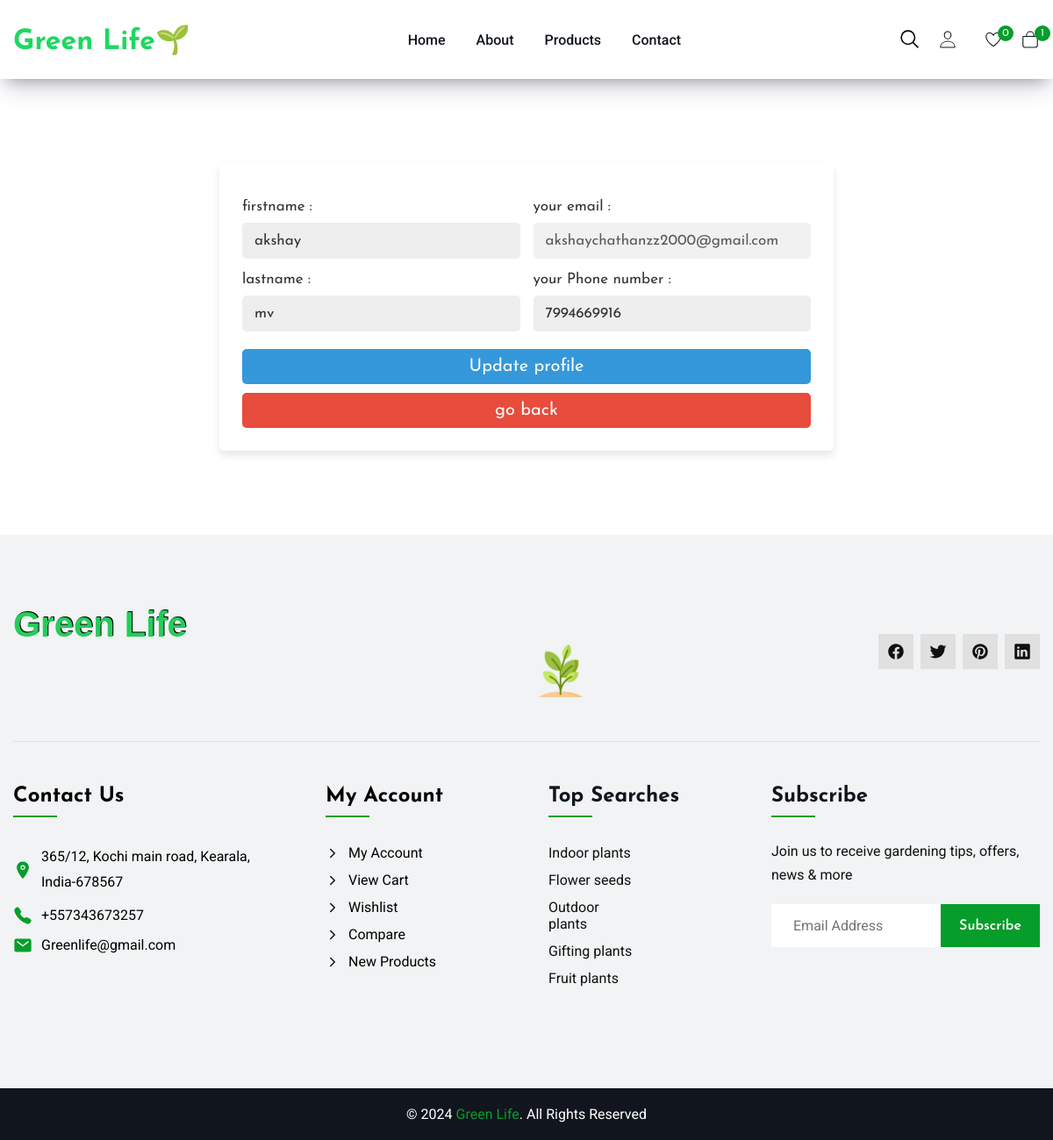
The page /updateprofile (signed in) on the database its author committed.
### order/models.py (models this page shows, shortened)
class Order(models.Model):
    CART_STAGE=0
    ORDER_CONFIRMED=1
    ORDER_SHIPPED=2
    ORDER_DELIVERED=3
    ORDER_REJECTED=4
    STATUS_CHOICE=((ORDER_CONFIRMED,'ORDER_CONFIRMED'),
                   (ORDER_SHIPPED,'ORDER_SHIPPED'),
                   (ORDER_DELIVERED,'ORDER_DELIVERED'),
                   (ORDER_REJECTED,'ORDER_REJECTED'),
                   )
    order_status=models.IntegerField(choices=STATUS_CHOICE,default=CART_STAGE)
    address=models.ForeignKey(Address,on_delete=models.SET_NULL,null=True,blank=True)
    total_price=models.TextField(default=0)
    owner=models.ForeignKey(Customuser,on_delete=models.SET_NULL,null=True,related_name='orders')
    order_date = models.DateField(auto_now_add=True)
    updated_at = models.DateField(auto_now=True)

### home/models.py (models this page shows, shortened)
class Customuser(models.Model):
    first_name=models.CharField(max_length=100,null=True)
    last_name=models.CharField(max_length=100,null=True)
    email=models.EmailField(max_length=100,null=True)
    is_verified = models.BooleanField(default=False)
    is_blocked = models.BooleanField(default=False)
    profilepic=models.ImageField(upload_to='profilepic',null=True)
    joindate=models.DateField(auto_now_add=True, null=True)
    password = models.CharField(max_length=255,null=True)
    number = models.CharField(max_length=20, null=True, blank=True)
    otp=models.IntegerField(default=0)

### home/decorator.py (the view)
    def wrapper_func(request, *args, **kwargs):
        user_email = request.session.get('users',None)
        try:
            username = Customuser.objects.get(email = user_email)
            if username.is_blocked:
                del request.session["users"]
                messages.error(request, "You are blocked")
                return redirect("login")
            return view_func(request,username=username, *args, **kwargs)
        except Customuser.DoesNotExist:
            pass
        return view_func(request,username=None, *args, **kwargs)

### home/decorator.py (called while the page is built)
def session_handler(view_func):
    def wrapper_func(request, *args, **kwargs):
        user_email = request.session.get('users',None)
        try:
            username = Customuser.objects.get(email = user_email)
            if username.is_blocked:
                del request.session["users"]
                messages.error(request, "You are blocked")
                return redirect("login")
            return view_func(request,username=username, *args, **kwargs)
        except Customuser.DoesNotExist:
            pass
        return view_func(request,username=None, *args, **kwargs)
    return wrapper_func

### order/templatetags/gettotal.py (called while the page is built)
@register.filter(name='gettotal')
def gettotal(cart):
    total=0
    for item in cart.added_items.all():
        price=item.product.orginal_price()
        total=total+item.quantity*price
    return total

### product/models.py (called while the page is built)
    def orginal_price(self):
        orginal_price=self.price-(self.price*(self.offer/100))
        return round(orginal_price,2)

### userprofile/views.py (called while the page is built)
@session_handler
def updateprofile(request,username=None):
    if username:
        cart_obj,created=Order.objects.get_or_create(
                    owner=username,
                    order_status=Order.CART_STAGE
                )
        wish=Wishlist.objects.all()
        context={'username':username,'cart':cart_obj,'wish':wish}
    return render(request,"userprofile/updateprofile.html",context)

### templates/userprofile/updateprofile.html (shortened to what this page needs)
{% extends 'base.html' %}
{% load static %}
{% block navbar %}
{% include 'navbar.html' %}
{% endblock navbar %}
{% block maincontent %}
<link rel="stylesheet" href="{% static 'css/profile.css' %}">
<section class="section pro">
      <div class="conatiner">
<div class="update-profile">
    <form method="POST" action="/editprofile/{{ username.id }}/" id="myForm">
       <div class="flex">
          <div class="inputBox">
             <span>firstname :</span>
             <input type="text" name="update_fname" value="{{username.first_name}}" class="box">
             <span>lastname :</span>
             <input type="text" name="update_lname" value="{{username.last_name}}" class="box">
          </div>
          <div class="inputBox">
            <span>your email :</span>
            <input type="email" name="update_email" value="{{username.email}}"  class="box" disabled style="opacity:.8">
             <span>your Phone number :</span>
             <input type="number" name="update_number" placeholder="Enter phone number" {% if username.number %} value="{{ username.number }}" {% endif %} min="1"  maxlength="10" class="box">
          </div>
       </div>
       <button type="submit" value="update profile" name="update_profile" class="btns">Update profile</button>
       <a href="{% url 'userprofile' %}" class="delete-btn">go back</a>
    </form>
 </div>
</div>
 </section>
{% include 'footer.html' %}
  {% endblock %}

### templates/navbar.html (shortened to what this page needs)
{% load static %}
{% load gettotal %}
<header class="header" data-header>
    <div class="container">
      <a href="/" class="logo">
        <h1 style="color:#1ed760">Green Life🌱</h1>
      </a>
      <nav class="navbar" data-navbar>
        <ul class="navbar-list">
          <li class="navbar-item">
            <a href="/" class="navbar-link">Home</a>
          </li>
          <li class="navbar-item">
            <a href="{% url 'about' %}" class="navbar-link">About</a>
          </li>
          <li class="navbar-item">
            <a href="{% url 'allproduct' %}" class="navbar-link">Products</a>
          </li>
          <li class="navbar-item">
            <a href="{% url 'contact' %}" class="navbar-link">Contact</a>
          </li>
        </ul>
        <ul class="nav-action-list">
          <li>
            <div class="header-action">
              <div class="search-wrapper" data-search-wrapper>
                <button class="header-action-btn" aria-label="Toggle search" data-search-btn>
                  <ion-icon name="search-outline" class="search-icon"></ion-icon>
                </button>
              </div>
          </li>
          <li>
            <button class="nav-action-btn" >
              <ion-icon name="person-outline" aria-hidden="true" ></ion-icon>
            </button>
          </li>
          <li>
            <button class="nav-action-btn" data-panel-btn="wishlist">
              <ion-icon name="heart-outline" aria-hidden="true"></ion-icon>
              {% if 'users' in request.session %}
              {% if wish.count == 0 %}
              <data class="nav-action-badge" value="5" aria-hidden="true">0</data>
              {% else %}
              <data class="nav-action-badge" value="5" aria-hidden="true">{{wish.count}}</data>
              {% endif %}
              {% else %}
              <data class="nav-action-badge" value="5" aria-hidden="true">0</data>
              {% endif %}
            </button>
          </li>
          <li>
            <button class="nav-action-btn" data-panel-btn="cart">
              <ion-icon name="bag-outline" aria-hidden="true"></ion-icon>
              {% if 'users' in request.session %}
              {% if cart.added_items.count == 0 %}
              <data class="nav-action-badge" value="4" aria-hidden="true">0</data>
              {% else %}
              <data class="nav-action-badge" value="4" aria-hidden="true">{{cart.added_items.count}}</data>
              {% endif %}
              {% else %}
              <data class="nav-action-text" value="318.00">Cart: <strong></strong></data>
              <data class="nav-action-badge" value="4" aria-hidden="true">0</data>
              {% endif %}
            </button>
          </li>
        </ul>
      </nav>
    </div>
  </header>

### static/css/profile.css (style rules this page uses)
:root { --blue:#3498db; --dark-blue:#2980b9; --red:#e74c3c; --dark-red:#c0392b; --black:#333; --white:#fff; --light-bg:#eee; --box-shadow:0 5px 10px rgba(0,0,0,.1); }
.btns, .delete-btn { width: 100%; border-radius: 5px; padding:10px 30px; color:var(--white); display: block; text-align: center; cursor: pointer; font-size: 20px; margin-top: 10px; }
.btns { background-color: var(--blue); }
.delete-btn { background-color: var(--red); }
.update-profile { min-height: 50vh; display: flex; align-items: center; justify-content: center; }
.update-profile form { padding:26px; background-color: var(--white); box-shadow: var(--box-shadow); text-align: center; width: 700px; text-align: center; border-radius: 5px; }
.update-profile form .flex { display: flex; justify-content: space-between; margin-bottom: 20px; gap:15px; }
.update-profile form .flex .inputBox { width: 49%; }
.update-profile form .flex .inputBox span { text-align: left; display: block; margin-top: 15px; font-size: 17px; color:var(--black); }
.update-profile form .flex .inputBox .box { width: 100%; border-radius: 5px; background-color: var(--light-bg); padding:12px 14px; font-size: 17px; color:var(--black); margin-top: 10px; }

### rows shown on the page
Order: added_items.count "1"
Customuser: update_fname "akshay", update_lname "mv", update_email "akshaychathanzz2000@gmail.com", update_number "7994669916"
